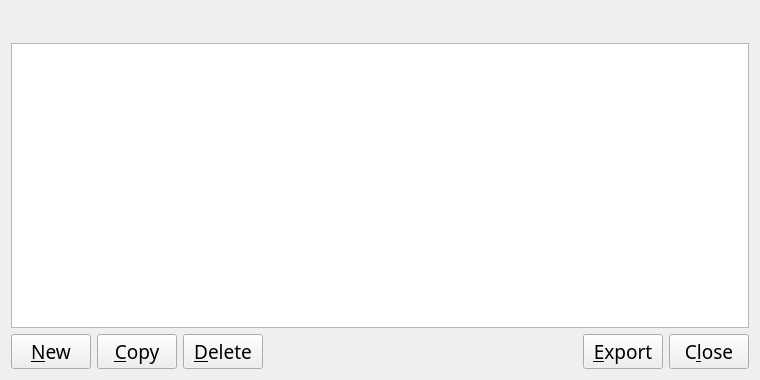
<?xml version="1.0" encoding="UTF-8"?>
<ui version="4.0">
 <class>AddressBookPage</class>
 <widget class="QWidget" name="AddressBookPage">
  <property name="geometry">
   <rect>
    <x>0</x>
    <y>0</y>
    <width>760</width>
    <height>380</height>
   </rect>
  </property>
  <property name="font">
   <font>
    <family>Ara Hamah 1982</family>
    <pointsize>14</pointsize>
   </font>
  </property>
  <layout class="QVBoxLayout" name="verticalLayout">
   <item>
    <widget class="QLabel" name="labelExplanation">
     <property name="font">
      <font>
       <family>Ara Hamah 1982</family>
       <pointsize>14</pointsize>
      </font>
     </property>
     <property name="textFormat">
      <enum>Qt::PlainText</enum>
     </property>
     <property name="wordWrap">
      <bool>true</bool>
     </property>
    </widget>
   </item>
   <item>
    <widget class="QTableView" name="tableView">
     <property name="palette">
      <palette>
       <active>
        <colorrole role="Text">
         <brush brushstyle="SolidPattern">
          <color alpha="255">
           <red>51</red>
           <green>51</green>
           <blue>51</blue>
          </color>
         </brush>
        </colorrole>
       </active>
       <inactive>
        <colorrole role="Text">
         <brush brushstyle="SolidPattern">
          <color alpha="255">
           <red>51</red>
           <green>51</green>
           <blue>51</blue>
          </color>
         </brush>
        </colorrole>
       </inactive>
       <disabled>
        <colorrole role="Text">
         <brush brushstyle="SolidPattern">
          <color alpha="255">
           <red>85</red>
           <green>85</green>
           <blue>85</blue>
          </color>
         </brush>
        </colorrole>
       </disabled>
      </palette>
     </property>
     <property name="font">
      <font>
       <family>Ara Hamah 1982</family>
       <pointsize>14</pointsize>
      </font>
     </property>
     <property name="contextMenuPolicy">
      <enum>Qt::CustomContextMenu</enum>
     </property>
     <property name="toolTip">
      <string>Right-click to edit address or label</string>
     </property>
     <property name="tabKeyNavigation">
      <bool>false</bool>
     </property>
     <property name="alternatingRowColors">
      <bool>true</bool>
     </property>
     <property name="selectionMode">
      <enum>QAbstractItemView::SingleSelection</enum>
     </property>
     <property name="selectionBehavior">
      <enum>QAbstractItemView::SelectRows</enum>
     </property>
     <property name="sortingEnabled">
      <bool>true</bool>
     </property>
     <attribute name="verticalHeaderVisible">
      <bool>false</bool>
     </attribute>
    </widget>
   </item>
   <item>
    <layout class="QHBoxLayout" name="horizontalLayout">
     <item>
      <widget class="QPushButton" name="newAddress">
       <property name="font">
        <font>
         <family>Ara Hamah 1982</family>
         <pointsize>14</pointsize>
        </font>
       </property>
       <property name="toolTip">
        <string>Create a new address</string>
       </property>
       <property name="text">
        <string>&amp;New</string>
       </property>
       <property name="icon">
        <iconset resource="../nyerium.qrc">
         <normaloff>:/icons/add</normaloff>:/icons/add</iconset>
       </property>
       <property name="autoDefault">
        <bool>false</bool>
       </property>
      </widget>
     </item>
     <item>
      <widget class="QPushButton" name="copyAddress">
       <property name="font">
        <font>
         <family>Ara Hamah 1982</family>
         <pointsize>14</pointsize>
        </font>
       </property>
       <property name="toolTip">
        <string>Copy the currently selected address to the system clipboard</string>
       </property>
       <property name="text">
        <string>&amp;Copy</string>
       </property>
       <property name="icon">
        <iconset resource="../nyerium.qrc">
         <normaloff>:/icons/editcopy</normaloff>:/icons/editcopy</iconset>
       </property>
       <property name="autoDefault">
        <bool>false</bool>
       </property>
      </widget>
     </item>
     <item>
      <widget class="QPushButton" name="deleteAddress">
       <property name="font">
        <font>
         <family>Ara Hamah 1982</family>
         <pointsize>14</pointsize>
        </font>
       </property>
       <property name="toolTip">
        <string>Delete the currently selected address from the list</string>
       </property>
       <property name="text">
        <string>&amp;Delete</string>
       </property>
       <property name="icon">
        <iconset resource="../nyerium.qrc">
         <normaloff>:/icons/remove</normaloff>:/icons/remove</iconset>
       </property>
       <property name="autoDefault">
        <bool>false</bool>
       </property>
      </widget>
     </item>
     <item>
      <spacer name="horizontalSpacer">
       <property name="font">
        <font>
         <family>Ara Hamah 1982</family>
         <pointsize>14</pointsize>
        </font>
       </property>
       <property name="orientation">
        <enum>Qt::Horizontal</enum>
       </property>
       <property name="sizeHint" stdset="0">
        <size>
         <width>40</width>
         <height>20</height>
        </size>
       </property>
      </spacer>
     </item>
     <item>
      <widget class="QPushButton" name="exportButton">
       <property name="font">
        <font>
         <family>Ara Hamah 1982</family>
         <pointsize>14</pointsize>
        </font>
       </property>
       <property name="toolTip">
        <string>Export the data in the current tab to a file</string>
       </property>
       <property name="text">
        <string>&amp;Export</string>
       </property>
       <property name="icon">
        <iconset resource="../nyerium.qrc">
         <normaloff>:/icons/export</normaloff>:/icons/export</iconset>
       </property>
       <property name="autoDefault">
        <bool>false</bool>
       </property>
      </widget>
     </item>
     <item>
      <widget class="QPushButton" name="closeButton">
       <property name="sizePolicy">
        <sizepolicy hsizetype="Minimum" vsizetype="Minimum">
         <horstretch>0</horstretch>
         <verstretch>0</verstretch>
        </sizepolicy>
       </property>
       <property name="font">
        <font>
         <family>Ara Hamah 1982</family>
         <pointsize>14</pointsize>
        </font>
       </property>
       <property name="text">
        <string>C&amp;lose</string>
       </property>
       <property name="autoDefault">
        <bool>false</bool>
       </property>
      </widget>
     </item>
    </layout>
   </item>
  </layout>
 </widget>
 <resources>
  <include location="../nyerium.qrc"/>
 </resources>
 <connections/>
</ui>
